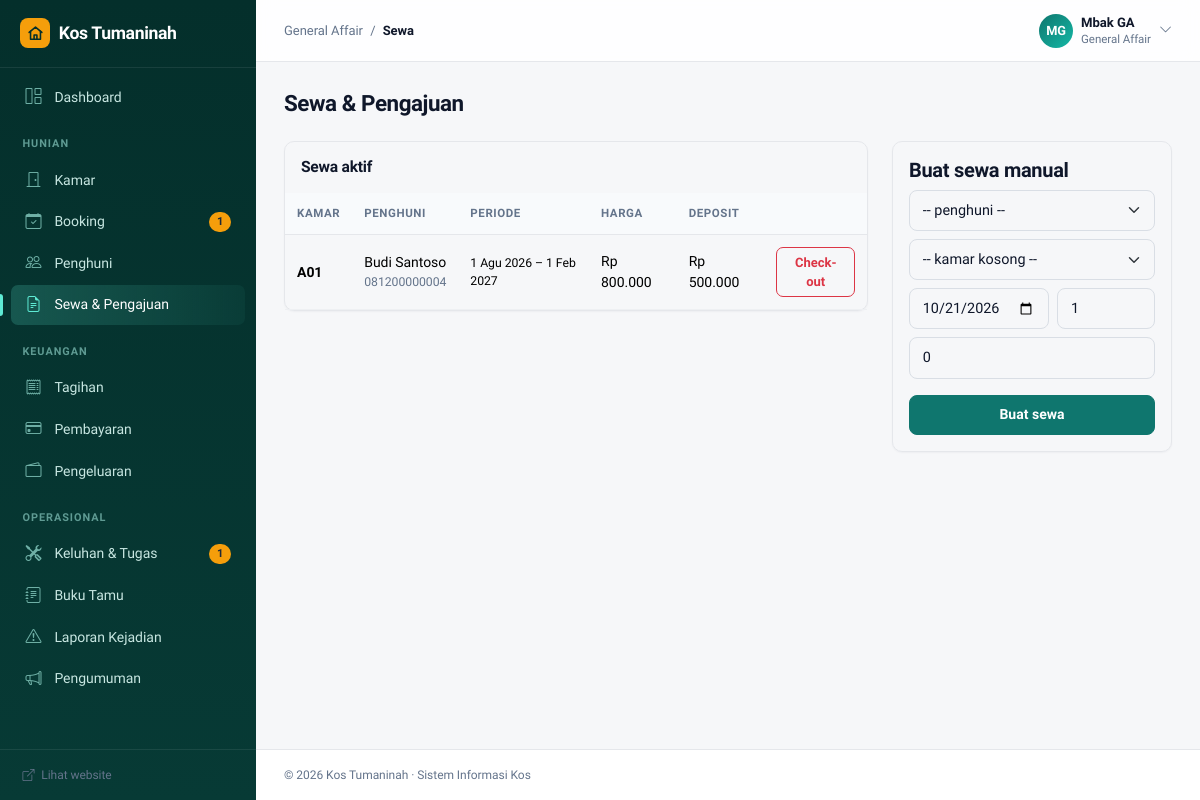
The app's page /ga/sewa.php (signed in), older data.
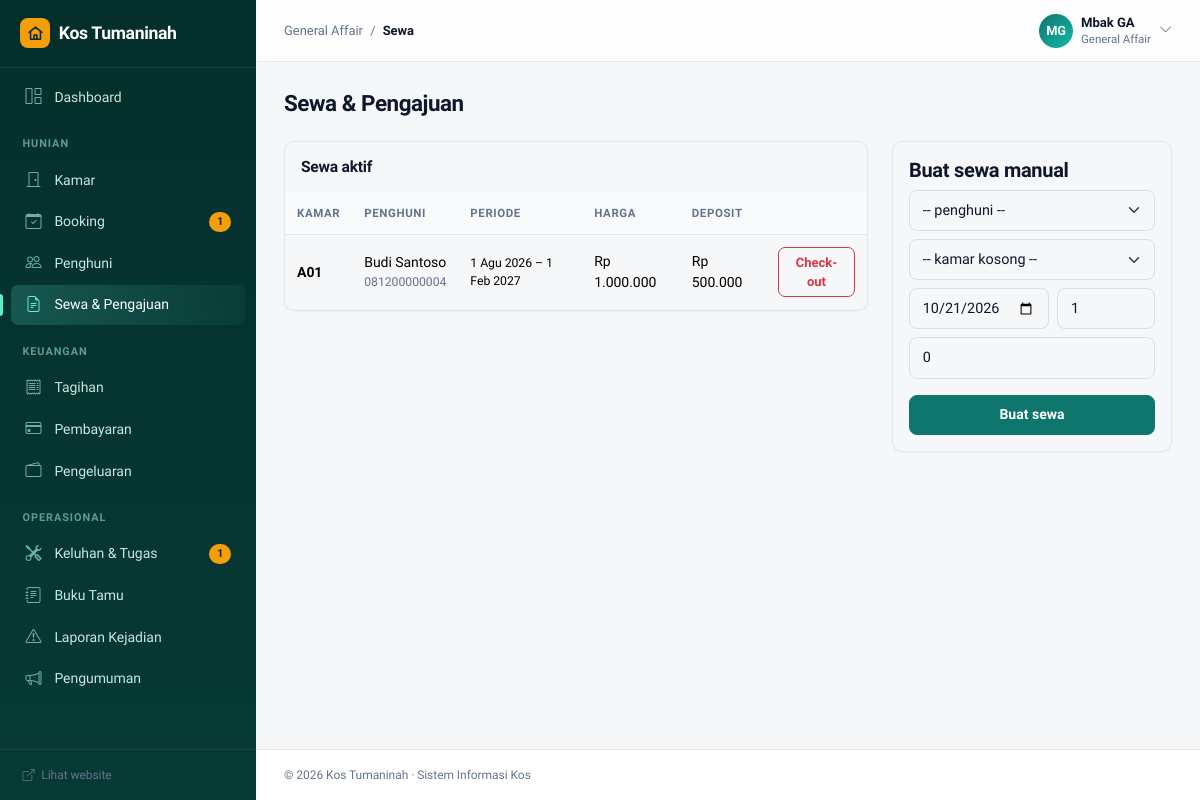
The same page, newer data.
### tables this page shows
CREATE TABLE sewa (
    id              INT UNSIGNED AUTO_INCREMENT PRIMARY KEY,
    user_id         INT UNSIGNED NOT NULL,
    kamar_id        INT UNSIGNED NOT NULL,
    booking_id      INT UNSIGNED NULL,
    tanggal_mulai   DATE NOT NULL,
    tanggal_selesai DATE NOT NULL,
    harga_bulanan   INT UNSIGNED NOT NULL,
    deposit         INT UNSIGNED NOT NULL DEFAULT 0,
    deposit_kembali INT UNSIGNED NULL,
    catatan_keluar  TEXT,
    status          ENUM('aktif','selesai') NOT NULL DEFAULT 'aktif',
    created_at      DATETIME NOT NULL DEFAULT CURRENT_TIMESTAMP,
    FOREIGN KEY (user_id) REFERENCES users(id),
    FOREIGN KEY (kamar_id) REFERENCES kamar(id),
    FOREIGN KEY (booking_id) REFERENCES booking(id) ON DELETE SET NULL
);

CREATE TABLE kamar (
    id              INT UNSIGNED AUTO_INCREMENT PRIMARY KEY,
    nomor_kamar     VARCHAR(10) NOT NULL UNIQUE,
    harga_per_bulan INT UNSIGNED NOT NULL DEFAULT 1000000,
    ukuran          VARCHAR(20),
    status          ENUM('kosong','terisi','perbaikan') NOT NULL DEFAULT 'kosong',
    deskripsi       TEXT,
    created_at      DATETIME NOT NULL DEFAULT CURRENT_TIMESTAMP
);

CREATE TABLE users (
    id             INT UNSIGNED AUTO_INCREMENT PRIMARY KEY,
    nama           VARCHAR(100) NOT NULL,
    email          VARCHAR(100) NOT NULL UNIQUE,
    password       VARCHAR(255) NOT NULL,
    no_hp          VARCHAR(20),
    role           ENUM('owner','ga','penghuni','penjaga') NOT NULL DEFAULT 'penghuni',
    no_ktp         VARCHAR(20),
    alamat         TEXT,
    kontak_darurat VARCHAR(100),
    aktif          TINYINT(1) NOT NULL DEFAULT 1,
    created_at     DATETIME NOT NULL DEFAULT CURRENT_TIMESTAMP
);

### ga/sewa.php (the view, shortened to what this page needs)
<?php
require_once __DIR__ . '/../includes/functions.php';
$sewa = q(
    "SELECT s.*, u.nama, u.no_hp, k.nomor_kamar FROM sewa s
     JOIN users u ON u.id = s.user_id JOIN kamar k ON k.id = s.kamar_id
     WHERE s.status = 'aktif' ORDER BY k.nomor_kamar"
)->fetchAll();
require __DIR__ . '/../includes/header.php';
?>
<h1 class="h3 mb-4">Sewa & Pengajuan</h1>
<div class="row g-4">
    <div class="col-lg-8">
        <div class="card shadow-sm"><div class="card-body table-responsive">
            <h5>Sewa aktif</h5>
            <table class="table">
                <thead><tr><th>Kamar</th><th>Penghuni</th><th>Periode</th><th>Harga</th><th>Deposit</th><th></th></tr></thead>
                <tbody>
                <?php foreach ($sewa as $s): ?>
                    <tr>
                        <td class="fw-bold"><?= e($s['nomor_kamar']) ?></td>
                        <td><?= e($s['nama']) ?><div class="small text-muted"><?= e($s['no_hp']) ?></div></td>
                        <td class="small"><?= tgl($s['tanggal_mulai']) ?> – <?= tgl($s['tanggal_selesai']) ?></td>
                        <td><?= rupiah($s['harga_bulanan']) ?></td>
                        <td><?= rupiah($s['deposit']) ?></td>
                        <td><button class="btn btn-sm btn-outline-danger" data-bs-toggle="collapse" data-bs-target="#co<?= $s['id'] ?>">Check-out</button></td>
                    </tr>
                <?php endforeach; ?>
                </tbody>
            </table>
        </div></div>
    </div>
    <div class="col-lg-4">
        <form method="post" class="card shadow-sm"><div class="card-body">
            <h5>Buat sewa manual</h5>
            <div class="mb-2">
                <select name="user_id" class="form-select" required>
                    <option value="">-- penghuni --</option>
                </select>
            </div>
            <div class="mb-2">
                <select name="kamar_id" class="form-select" required>
                    <option value="">-- kamar kosong --</option>
                </select>
            </div>
            <div class="row g-2 mb-2">
                <div class="col-7"><input type="date" name="tanggal_mulai" class="form-control" value="<?= date('Y-m-d') ?>" required></div>
                <div class="col-5"><input type="number" name="durasi_bulan" class="form-control" min="1" value="1" title="Durasi (bulan)" required></div>
            </div>
            <div class="mb-3"><input type="number" name="deposit" class="form-control" placeholder="Deposit" min="0" value="0"></div>
            <button class="btn btn-primary w-100">Buat sewa</button>
        </div></form>
    </div>
</div>
<?php require __DIR__ . '/../includes/footer.php'; ?>

Row changes from the older to the newer data that the page shows:
changed sewa "Rp 500.000": harga_bulanan "Rp 800.000" → "Rp 1.000.000"
